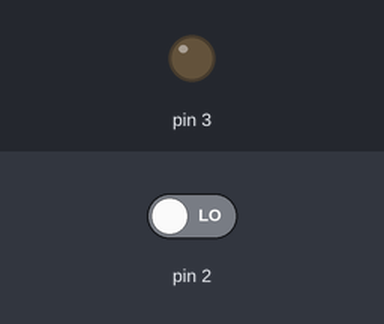
Recording of a sketch running on a simulated Arduino Uno, built with avr-gcc and run on an emulated ATmega328P. Parts: output pins drawn as LEDs (lit = HIGH). The test bench sets the inputs (shaded band); at power-on: pin 2 LOW.

Above: at 1.2 s.
1.3 s: pin 2 driven HIGH
At 2.3 s:
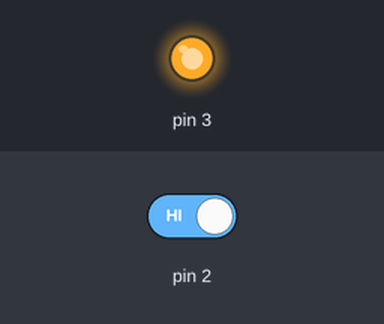
2.8 s: pin 2 driven LOW
At 3.6 s:
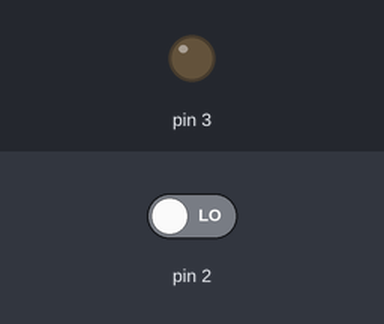
Timing chart, 0 to 5.8 s (numbered marks = the images above; inputs shaded):
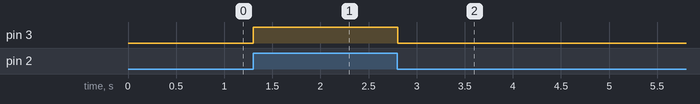

Measured:
- after the input at 1.3 s, pin 3: LOW → HIGH at once
- after the input at 2.8 s, pin 3: HIGH → LOW at once

The sketch:

codigo.ino
```cpp
// C++ code
//
void setup()
{
  pinMode(2,INPUT);
  pinMode(3, OUTPUT);
}


int var;

void loop()
{
  var=digitalRead(2);
  digitalWrite(3, var);
  delay(10);
}
```
